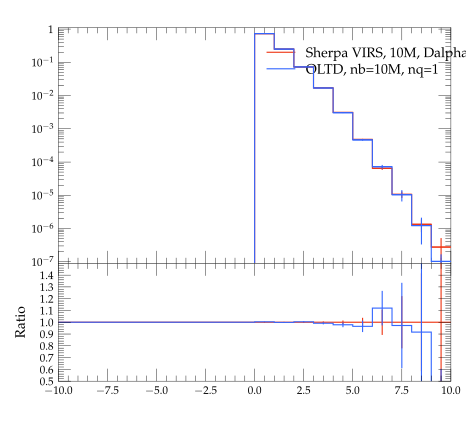

Here is the Python script that generated this plot:
#! /usr/bin/env python

# This Python script was auto-generated using YODA v2.0.0.
# Analysis object: /evtb/cutEg_jbjg_deta
# Timestamp: 16-04-2024 (10:05:22)

import matplotlib as mpl
import matplotlib.pyplot as plt
mpl.use('Agg') # comment out for interactive use
import os
import numpy as np

plotDir = os.path.split(os.path.realpath(__file__))[0]
if 'YODA_USER_PLOT_PATH' in globals():
    plot_outdir = globals()['YODA_USER_PLOT_PATH']
else:
    plot_outdir = plotDir

#plot style
plt.style.use(os.path.join(plotDir, '../default.mplstyle'))
# plot metadata
figW, figH = plt.rcParams['figure.figsize']
ax_xLabel = r''
ax_yLabel = r''
ax_title  = r''
ax_xScale = 'linear'
ax_yScale = 'log'
xLims = (-10.0, 10.0)
yLims = (9e-08, 1.1)

# TeX-friendly labels for the legend
labels = [ r"Sherpa VIRS, 10M, Dalpha=0.01", r"OLTD, nb=10M, nq=1" ]

# Create figure and axis objects
fig, (ax, ratio0_ax) = plt.subplots(2, 1, sharex=True,
                  figsize=(figW,figH), gridspec_kw={'height_ratios': (2, 1)})
ratio0_ax.yaxis.set_major_locator(mpl.ticker.MultipleLocator(0.1))
ratio0_ax.set_ylim(0.5, 1.4999)
ratio0_ax.set_ylabel('Ratio')

# LineColor map: curve index -> color
linecolors = {0: '#EE3311', 1: '#3366FF'}
# the numerical data is stored in a separate file
dataf = dict()
prefix = os.path.split(__file__)[0]
if prefix:    prefix = prefix + '/'
exec(open(prefix+'cutEg_jbjg_deta__data.py').read(), dataf)


legend_handles = [] # keep track of handles for the legend

# style options for curves
# starts at zorder>=5 to draw curve on top of legend
styles = {
  'curve0': {
    'color' : linecolors[0],
    'linestyle' : '-',
    'marker' : 'o',
    'zorder' : 5,
    'histstyle' : True,
  },
  'curve1': {
    'color' : linecolors[1],
    'linestyle' : '-',
    'marker' : 'o',
    'zorder' : 6,
    'histstyle' : True,
  },
}
# curve from input yoda files in main panel
for label in dataf['yvals'].keys():
    if all(np.isnan(v) for v in dataf['yvals'][label]):
        continue
    tmp = None
    if styles[label]['histstyle']: # draw as histogram
        tmp, = ax.plot(dataf['xedges'], dataf['yedges'][label],
                       color=styles[label]['color'],
                       linestyle=styles[label]['linestyle'],
                       drawstyle='steps-pre', solid_joinstyle='miter',
                       zorder=styles[label]['zorder'], label=label)
        ax.errorbar(dataf['xpoints'], dataf['yvals'][label], color=styles[label]['color'],
                    xerr=dataf['xerrs'], yerr=[dataf['ydowns'][label], dataf['yups'][label]],
                    linestyle='none', zorder=styles[label]['zorder'])
    else: # draw as scatter
        tmp = ax.errorbar(dataf['xpoints'], dataf['yvals'][label],
                          xerr=dataf['xerrs'],
                          yerr=[ dataf['ydowns'][label],
                          dataf['yups'][label] ],
                          fmt=styles[label]['marker'],
                          ecolor=styles[label]['color'],
                          color=styles[label]['color'], zorder=2)
        tmp[-1][0].set_linestyle(styles[label]['linestyle'])
    legend_handles += [tmp]
    for varLabel in dataf['variation_yvals'].keys():
        if varLabel.startswith(label):
            tmp, = ax.plot(dataf['xedges'], dataf['variation_yvals'][varLabel],
                           color=styles[label]['color'],
                           linestyle=styles[label]['linestyle'],
                           drawstyle='steps-pre', solid_joinstyle='miter',
                           zorder=styles[label]['zorder'], alpha=0.5)


# plots on ratio panel
# curve from input yoda files in ratio panel
for label, yvals in dataf['ratio0_yvals'].items():
    if all(np.isnan(v) for v in yvals):
        continue
    if styles[label]['histstyle']: # plot as histogram
        ratio0_ax.plot(dataf['xedges'], yvals,
                       color=styles[label]['color'],
                       linestyle=styles[label]['linestyle'],
                       drawstyle='steps-pre', zorder=1,
                       solid_joinstyle='miter')
        ratio0_ax.vlines(dataf['xpoints'],
                         dataf['ratio0_ymin'][label],
                         dataf['ratio0_ymax'][label],
                         color=styles[label]['color'], zorder=1)
    else: # plot as scatter
        tmp = ratio0_ax.errorbar(dataf['xpoints'],
                                 yvals, xerr=dataf['xerrs'],
                                 yerr=dataf['ratio0_yerrs'][label],
                                 fmt=styles[label]['marker'],
                                 ecolor=styles[label]['color'],
                                 color=styles[label]['color'])
        tmp[-1][0].set_linestyle(styles[label]['linestyle'])

    for varlabel in dataf['ratio0_variation_vals'].keys():
        if varlabel.startswith(label):
            ratio0_ax.plot(dataf['xedges'],
                            dataf['ratio0_variation_vals'][varlabel],
                            color=styles[label]['color'],
                            linestyle=styles[label]['linestyle'],
                            drawstyle='steps-pre', solid_joinstyle='miter',
                            zorder=1, alpha=0.5)

legend_pos = (0.5, 0.97)
ax.legend(legend_handles, labels, loc='upper left', bbox_to_anchor=legend_pos)

# set plot metadata as defined above
ratio0_ax.set_xlabel(ax_xLabel)
ratio0_ax.xaxis.set_label_coords(1., -.15)
ax.set_ylabel(ax_yLabel, loc='top')
ax.set_title(ax_title, loc='left')
ax.set_xscale(ax_xScale)
ax.set_yscale(ax_yScale)
ax.set_xlim(xLims)
ax.set_ylim(yLims)

# tick formatting
plt.rcParams['xtick.top'] = True
plt.rcParams['ytick.right'] = True
ax.yaxis.set_major_locator(mpl.ticker.LogLocator(base=10.0, numticks=np.inf))
ax.yaxis.set_minor_locator(mpl.ticker.LogLocator(
                           base=10.0, subs=np.arange(0.1, 1, 0.1), numticks=np.inf))
fig.align_ylabels((ax, ratio0_ax))
plt.savefig(os.path.join(plot_outdir, 'cutEg_jbjg_deta.pdf'), format='PDF')
plt.savefig(os.path.join(plot_outdir, 'cutEg_jbjg_deta.png'), format='PNG')

plt.close(fig)
